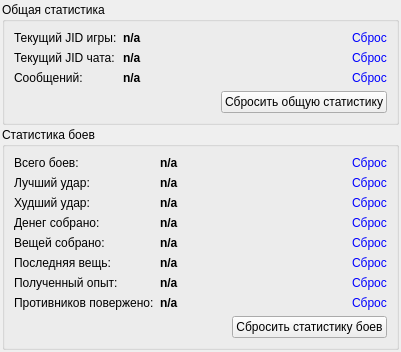
<?xml version="1.0" encoding="UTF-8"?>
<ui version="4.0">
 <class>StatWidget</class>
 <widget class="QWidget" name="StatWidget">
  <property name="geometry">
   <rect>
    <x>0</x>
    <y>0</y>
    <width>401</width>
    <height>351</height>
   </rect>
  </property>
  <property name="windowTitle">
   <string>Form</string>
  </property>
  <layout class="QVBoxLayout" name="verticalLayout_2">
   <property name="spacing">
    <number>2</number>
   </property>
   <property name="margin">
    <number>2</number>
   </property>
   <item>
    <widget class="QGroupBox" name="groupBox">
     <property name="title">
      <string>Общая статистика</string>
     </property>
     <layout class="QVBoxLayout" name="verticalLayout">
      <item>
       <layout class="QHBoxLayout" name="horizontalLayout_19">
        <item>
         <layout class="QVBoxLayout" name="verticalLayout_11">
          <item>
           <widget class="QLabel" name="lastGameJidCaption_label">
            <property name="text">
             <string>Текущий JID игры:</string>
            </property>
           </widget>
          </item>
          <item>
           <widget class="QLabel" name="lastGameChatCaption_label">
            <property name="text">
             <string>Текущий JID чата:</string>
            </property>
           </widget>
          </item>
          <item>
           <widget class="QLabel" name="gameMessagesCountCaption_label">
            <property name="text">
             <string>Сообщений:</string>
            </property>
           </widget>
          </item>
         </layout>
        </item>
        <item>
         <layout class="QVBoxLayout" name="verticalLayout_13">
          <item>
           <widget class="QLabel" name="lastGameJidValue_label">
            <property name="font">
             <font>
              <weight>75</weight>
              <bold>true</bold>
             </font>
            </property>
            <property name="text">
             <string>n/a</string>
            </property>
           </widget>
          </item>
          <item>
           <widget class="QLabel" name="lastGameChatValue_label">
            <property name="font">
             <font>
              <weight>75</weight>
              <bold>true</bold>
             </font>
            </property>
            <property name="text">
             <string>n/a</string>
            </property>
           </widget>
          </item>
          <item>
           <widget class="QLabel" name="gameMessagesCountValue_label">
            <property name="font">
             <font>
              <weight>75</weight>
              <bold>true</bold>
             </font>
            </property>
            <property name="text">
             <string>n/a</string>
            </property>
           </widget>
          </item>
         </layout>
        </item>
        <item>
         <spacer name="horizontalSpacer_7">
          <property name="orientation">
           <enum>Qt::Horizontal</enum>
          </property>
          <property name="sizeHint" stdset="0">
           <size>
            <width>13</width>
            <height>20</height>
           </size>
          </property>
         </spacer>
        </item>
        <item>
         <layout class="QVBoxLayout" name="verticalLayout_14">
          <item>
           <widget class="QLabel" name="label_28">
            <property name="palette">
             <palette>
              <active>
               <colorrole role="WindowText">
                <brush brushstyle="SolidPattern">
                 <color alpha="255">
                  <red>0</red>
                  <green>0</green>
                  <blue>255</blue>
                 </color>
                </brush>
               </colorrole>
              </active>
              <inactive>
               <colorrole role="WindowText">
                <brush brushstyle="SolidPattern">
                 <color alpha="255">
                  <red>0</red>
                  <green>0</green>
                  <blue>255</blue>
                 </color>
                </brush>
               </colorrole>
              </inactive>
              <disabled>
               <colorrole role="WindowText">
                <brush brushstyle="SolidPattern">
                 <color alpha="255">
                  <red>126</red>
                  <green>125</green>
                  <blue>124</blue>
                 </color>
                </brush>
               </colorrole>
              </disabled>
             </palette>
            </property>
            <property name="text">
             <string>Сброс</string>
            </property>
           </widget>
          </item>
          <item>
           <widget class="QLabel" name="label_29">
            <property name="palette">
             <palette>
              <active>
               <colorrole role="WindowText">
                <brush brushstyle="SolidPattern">
                 <color alpha="255">
                  <red>0</red>
                  <green>0</green>
                  <blue>255</blue>
                 </color>
                </brush>
               </colorrole>
              </active>
              <inactive>
               <colorrole role="WindowText">
                <brush brushstyle="SolidPattern">
                 <color alpha="255">
                  <red>0</red>
                  <green>0</green>
                  <blue>255</blue>
                 </color>
                </brush>
               </colorrole>
              </inactive>
              <disabled>
               <colorrole role="WindowText">
                <brush brushstyle="SolidPattern">
                 <color alpha="255">
                  <red>126</red>
                  <green>125</green>
                  <blue>124</blue>
                 </color>
                </brush>
               </colorrole>
              </disabled>
             </palette>
            </property>
            <property name="text">
             <string>Сброс</string>
            </property>
           </widget>
          </item>
          <item>
           <widget class="QLabel" name="label_30">
            <property name="palette">
             <palette>
              <active>
               <colorrole role="WindowText">
                <brush brushstyle="SolidPattern">
                 <color alpha="255">
                  <red>0</red>
                  <green>0</green>
                  <blue>255</blue>
                 </color>
                </brush>
               </colorrole>
              </active>
              <inactive>
               <colorrole role="WindowText">
                <brush brushstyle="SolidPattern">
                 <color alpha="255">
                  <red>0</red>
                  <green>0</green>
                  <blue>255</blue>
                 </color>
                </brush>
               </colorrole>
              </inactive>
              <disabled>
               <colorrole role="WindowText">
                <brush brushstyle="SolidPattern">
                 <color alpha="255">
                  <red>126</red>
                  <green>125</green>
                  <blue>124</blue>
                 </color>
                </brush>
               </colorrole>
              </disabled>
             </palette>
            </property>
            <property name="text">
             <string>Сброс</string>
            </property>
           </widget>
          </item>
         </layout>
        </item>
       </layout>
      </item>
      <item>
       <layout class="QHBoxLayout" name="horizontalLayout_18">
        <item>
         <spacer name="horizontalSpacer_9">
          <property name="orientation">
           <enum>Qt::Horizontal</enum>
          </property>
          <property name="sizeHint" stdset="0">
           <size>
            <width>40</width>
            <height>20</height>
           </size>
          </property>
         </spacer>
        </item>
        <item>
         <widget class="QPushButton" name="resetCommonStatBtn">
          <property name="text">
           <string>Сбросить общую статистику</string>
          </property>
         </widget>
        </item>
       </layout>
      </item>
     </layout>
    </widget>
   </item>
   <item>
    <widget class="QGroupBox" name="groupBox_2">
     <property name="title">
      <string>Статистика боев</string>
     </property>
     <layout class="QVBoxLayout" name="verticalLayout_18">
      <item>
       <layout class="QHBoxLayout" name="horizontalLayout_6">
        <item>
         <layout class="QVBoxLayout" name="verticalLayout_15">
          <item>
           <widget class="QLabel" name="fightsCountCaption_label">
            <property name="text">
             <string>Всего боев:</string>
            </property>
           </widget>
          </item>
          <item>
           <widget class="QLabel" name="damageMaxFromPersCaption_label">
            <property name="text">
             <string>Лучший удар:</string>
            </property>
           </widget>
          </item>
          <item>
           <widget class="QLabel" name="damageMinFromPersCaption_label">
            <property name="text">
             <string>Худший удар:</string>
            </property>
           </widget>
          </item>
          <item>
           <widget class="QLabel" name="dropMoneysCaption_label">
            <property name="text">
             <string>Денег собрано:</string>
            </property>
           </widget>
          </item>
          <item>
           <widget class="QLabel" name="thingsDropCountCaption_label">
            <property name="text">
             <string>Вещей собрано:</string>
            </property>
           </widget>
          </item>
          <item>
           <widget class="QLabel" name="thingDropLastCaption_label">
            <property name="text">
             <string>Последняя вещь:</string>
            </property>
           </widget>
          </item>
          <item>
           <widget class="QLabel" name="experienceDropCountCaption_label">
            <property name="text">
             <string>Полученный опыт:</string>
            </property>
           </widget>
          </item>
          <item>
           <widget class="QLabel" name="killedEnemiesCaption_label">
            <property name="text">
             <string>Противников повержено:</string>
            </property>
           </widget>
          </item>
         </layout>
        </item>
        <item>
         <layout class="QVBoxLayout" name="verticalLayout_16">
          <item>
           <widget class="QLabel" name="fightsCountValue_label">
            <property name="font">
             <font>
              <weight>75</weight>
              <bold>true</bold>
             </font>
            </property>
            <property name="text">
             <string>n/a</string>
            </property>
           </widget>
          </item>
          <item>
           <widget class="QLabel" name="damageMaxFromPersValue_label">
            <property name="font">
             <font>
              <weight>75</weight>
              <bold>true</bold>
             </font>
            </property>
            <property name="text">
             <string>n/a</string>
            </property>
           </widget>
          </item>
          <item>
           <widget class="QLabel" name="damageMinFromPersValue_label">
            <property name="font">
             <font>
              <weight>75</weight>
              <bold>true</bold>
             </font>
            </property>
            <property name="text">
             <string>n/a</string>
            </property>
           </widget>
          </item>
          <item>
           <widget class="QLabel" name="dropMoneysValue_label">
            <property name="font">
             <font>
              <weight>75</weight>
              <bold>true</bold>
             </font>
            </property>
            <property name="text">
             <string>n/a</string>
            </property>
           </widget>
          </item>
          <item>
           <widget class="QLabel" name="thingsDropCountValue_label">
            <property name="font">
             <font>
              <weight>75</weight>
              <bold>true</bold>
             </font>
            </property>
            <property name="text">
             <string>n/a</string>
            </property>
           </widget>
          </item>
          <item>
           <widget class="QLabel" name="thingDropLastValue_label">
            <property name="font">
             <font>
              <weight>75</weight>
              <bold>true</bold>
             </font>
            </property>
            <property name="text">
             <string>n/a</string>
            </property>
           </widget>
          </item>
          <item>
           <widget class="QLabel" name="experienceDropCountValue_label">
            <property name="font">
             <font>
              <weight>75</weight>
              <bold>true</bold>
             </font>
            </property>
            <property name="text">
             <string>n/a</string>
            </property>
           </widget>
          </item>
          <item>
           <widget class="QLabel" name="killedEnemiesValue_label">
            <property name="font">
             <font>
              <weight>75</weight>
              <bold>true</bold>
             </font>
            </property>
            <property name="text">
             <string>n/a</string>
            </property>
           </widget>
          </item>
         </layout>
        </item>
        <item>
         <spacer name="horizontalSpacer_6">
          <property name="orientation">
           <enum>Qt::Horizontal</enum>
          </property>
          <property name="sizeHint" stdset="0">
           <size>
            <width>40</width>
            <height>20</height>
           </size>
          </property>
         </spacer>
        </item>
        <item>
         <layout class="QVBoxLayout" name="verticalLayout_17">
          <item>
           <widget class="QLabel" name="label_66">
            <property name="palette">
             <palette>
              <active>
               <colorrole role="WindowText">
                <brush brushstyle="SolidPattern">
                 <color alpha="255">
                  <red>0</red>
                  <green>0</green>
                  <blue>255</blue>
                 </color>
                </brush>
               </colorrole>
              </active>
              <inactive>
               <colorrole role="WindowText">
                <brush brushstyle="SolidPattern">
                 <color alpha="255">
                  <red>0</red>
                  <green>0</green>
                  <blue>255</blue>
                 </color>
                </brush>
               </colorrole>
              </inactive>
              <disabled>
               <colorrole role="WindowText">
                <brush brushstyle="SolidPattern">
                 <color alpha="255">
                  <red>126</red>
                  <green>125</green>
                  <blue>124</blue>
                 </color>
                </brush>
               </colorrole>
              </disabled>
             </palette>
            </property>
            <property name="text">
             <string>Сброс</string>
            </property>
           </widget>
          </item>
          <item>
           <widget class="QLabel" name="label_67">
            <property name="palette">
             <palette>
              <active>
               <colorrole role="WindowText">
                <brush brushstyle="SolidPattern">
                 <color alpha="255">
                  <red>0</red>
                  <green>0</green>
                  <blue>255</blue>
                 </color>
                </brush>
               </colorrole>
              </active>
              <inactive>
               <colorrole role="WindowText">
                <brush brushstyle="SolidPattern">
                 <color alpha="255">
                  <red>0</red>
                  <green>0</green>
                  <blue>255</blue>
                 </color>
                </brush>
               </colorrole>
              </inactive>
              <disabled>
               <colorrole role="WindowText">
                <brush brushstyle="SolidPattern">
                 <color alpha="255">
                  <red>126</red>
                  <green>125</green>
                  <blue>124</blue>
                 </color>
                </brush>
               </colorrole>
              </disabled>
             </palette>
            </property>
            <property name="text">
             <string>Сброс</string>
            </property>
           </widget>
          </item>
          <item>
           <widget class="QLabel" name="label_68">
            <property name="palette">
             <palette>
              <active>
               <colorrole role="WindowText">
                <brush brushstyle="SolidPattern">
                 <color alpha="255">
                  <red>0</red>
                  <green>0</green>
                  <blue>255</blue>
                 </color>
                </brush>
               </colorrole>
              </active>
              <inactive>
               <colorrole role="WindowText">
                <brush brushstyle="SolidPattern">
                 <color alpha="255">
                  <red>0</red>
                  <green>0</green>
                  <blue>255</blue>
                 </color>
                </brush>
               </colorrole>
              </inactive>
              <disabled>
               <colorrole role="WindowText">
                <brush brushstyle="SolidPattern">
                 <color alpha="255">
                  <red>126</red>
                  <green>125</green>
                  <blue>124</blue>
                 </color>
                </brush>
               </colorrole>
              </disabled>
             </palette>
            </property>
            <property name="text">
             <string>Сброс</string>
            </property>
           </widget>
          </item>
          <item>
           <widget class="QLabel" name="label_69">
            <property name="palette">
             <palette>
              <active>
               <colorrole role="WindowText">
                <brush brushstyle="SolidPattern">
                 <color alpha="255">
                  <red>0</red>
                  <green>0</green>
                  <blue>255</blue>
                 </color>
                </brush>
               </colorrole>
              </active>
              <inactive>
               <colorrole role="WindowText">
                <brush brushstyle="SolidPattern">
                 <color alpha="255">
                  <red>0</red>
                  <green>0</green>
                  <blue>255</blue>
                 </color>
                </brush>
               </colorrole>
              </inactive>
              <disabled>
               <colorrole role="WindowText">
                <brush brushstyle="SolidPattern">
                 <color alpha="255">
                  <red>126</red>
                  <green>125</green>
                  <blue>124</blue>
                 </color>
                </brush>
               </colorrole>
              </disabled>
             </palette>
            </property>
            <property name="text">
             <string>Сброс</string>
            </property>
           </widget>
          </item>
          <item>
           <widget class="QLabel" name="label_70">
            <property name="palette">
             <palette>
              <active>
               <colorrole role="WindowText">
                <brush brushstyle="SolidPattern">
                 <color alpha="255">
                  <red>0</red>
                  <green>0</green>
                  <blue>255</blue>
                 </color>
                </brush>
               </colorrole>
              </active>
              <inactive>
               <colorrole role="WindowText">
                <brush brushstyle="SolidPattern">
                 <color alpha="255">
                  <red>0</red>
                  <green>0</green>
                  <blue>255</blue>
                 </color>
                </brush>
               </colorrole>
              </inactive>
              <disabled>
               <colorrole role="WindowText">
                <brush brushstyle="SolidPattern">
                 <color alpha="255">
                  <red>126</red>
                  <green>125</green>
                  <blue>124</blue>
                 </color>
                </brush>
               </colorrole>
              </disabled>
             </palette>
            </property>
            <property name="text">
             <string>Сброс</string>
            </property>
           </widget>
          </item>
          <item>
           <widget class="QLabel" name="label_71">
            <property name="palette">
             <palette>
              <active>
               <colorrole role="WindowText">
                <brush brushstyle="SolidPattern">
                 <color alpha="255">
                  <red>0</red>
                  <green>0</green>
                  <blue>255</blue>
                 </color>
                </brush>
               </colorrole>
              </active>
              <inactive>
               <colorrole role="WindowText">
                <brush brushstyle="SolidPattern">
                 <color alpha="255">
                  <red>0</red>
                  <green>0</green>
                  <blue>255</blue>
                 </color>
                </brush>
               </colorrole>
              </inactive>
              <disabled>
               <colorrole role="WindowText">
                <brush brushstyle="SolidPattern">
                 <color alpha="255">
                  <red>126</red>
                  <green>125</green>
                  <blue>124</blue>
                 </color>
                </brush>
               </colorrole>
              </disabled>
             </palette>
            </property>
            <property name="text">
             <string>Сброс</string>
            </property>
           </widget>
          </item>
          <item>
           <widget class="QLabel" name="label_72">
            <property name="palette">
             <palette>
              <active>
               <colorrole role="WindowText">
                <brush brushstyle="SolidPattern">
                 <color alpha="255">
                  <red>0</red>
                  <green>0</green>
                  <blue>255</blue>
                 </color>
                </brush>
               </colorrole>
              </active>
              <inactive>
               <colorrole role="WindowText">
                <brush brushstyle="SolidPattern">
                 <color alpha="255">
                  <red>0</red>
                  <green>0</green>
                  <blue>255</blue>
                 </color>
                </brush>
               </colorrole>
              </inactive>
              <disabled>
               <colorrole role="WindowText">
                <brush brushstyle="SolidPattern">
                 <color alpha="255">
                  <red>126</red>
                  <green>125</green>
                  <blue>124</blue>
                 </color>
                </brush>
               </colorrole>
              </disabled>
             </palette>
            </property>
            <property name="text">
             <string>Сброс</string>
            </property>
           </widget>
          </item>
          <item>
           <widget class="QLabel" name="label_73">
            <property name="palette">
             <palette>
              <active>
               <colorrole role="WindowText">
                <brush brushstyle="SolidPattern">
                 <color alpha="255">
                  <red>0</red>
                  <green>0</green>
                  <blue>255</blue>
                 </color>
                </brush>
               </colorrole>
              </active>
              <inactive>
               <colorrole role="WindowText">
                <brush brushstyle="SolidPattern">
                 <color alpha="255">
                  <red>0</red>
                  <green>0</green>
                  <blue>255</blue>
                 </color>
                </brush>
               </colorrole>
              </inactive>
              <disabled>
               <colorrole role="WindowText">
                <brush brushstyle="SolidPattern">
                 <color alpha="255">
                  <red>126</red>
                  <green>125</green>
                  <blue>124</blue>
                 </color>
                </brush>
               </colorrole>
              </disabled>
             </palette>
            </property>
            <property name="text">
             <string>Сброс</string>
            </property>
           </widget>
          </item>
         </layout>
        </item>
       </layout>
      </item>
      <item>
       <layout class="QHBoxLayout" name="horizontalLayout_21">
        <item>
         <spacer name="horizontalSpacer_13">
          <property name="orientation">
           <enum>Qt::Horizontal</enum>
          </property>
          <property name="sizeHint" stdset="0">
           <size>
            <width>40</width>
            <height>20</height>
           </size>
          </property>
         </spacer>
        </item>
        <item>
         <widget class="QPushButton" name="resetFightsStatBtn">
          <property name="text">
           <string>Сбросить статистику боев</string>
          </property>
         </widget>
        </item>
       </layout>
      </item>
     </layout>
    </widget>
   </item>
   <item>
    <spacer name="verticalSpacer">
     <property name="orientation">
      <enum>Qt::Vertical</enum>
     </property>
     <property name="sizeHint" stdset="0">
      <size>
       <width>20</width>
       <height>40</height>
      </size>
     </property>
    </spacer>
   </item>
  </layout>
 </widget>
 <resources/>
 <connections/>
</ui>
